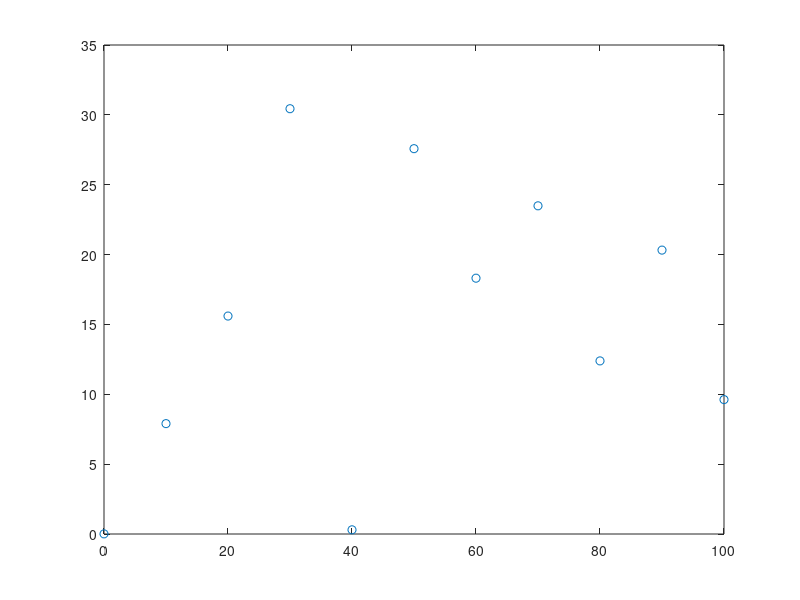

Here is the MATLAB script that generated this plot: (Note: this script raises an error after producing the figure.)
x=[0; 
   10; 
   20; 
   30; 
   40;
   50;
   60;
   70;
   80;
   90;
   100]

y=[0.01; 
   7.90; 
   15.60; 
   30.44; 
   0.30;
   27.58;
   18.31;
   23.49;
   12.39;
   20.32;
   9.62]

plot (x,y,'o')

f1=@(x) x.^2
f2=@(x) x.^1
f3=@(x) x.^0

F=@(x) [f1(x) f2(x) f3(x)] %f no formato de linha

k=ufrgs_ajuste(x,y,F)

a=k(1)
b=k(2)
c=k(3)

y=@(x) a*x^2+b*x+c

hold on
fplot (y,[0 100])
